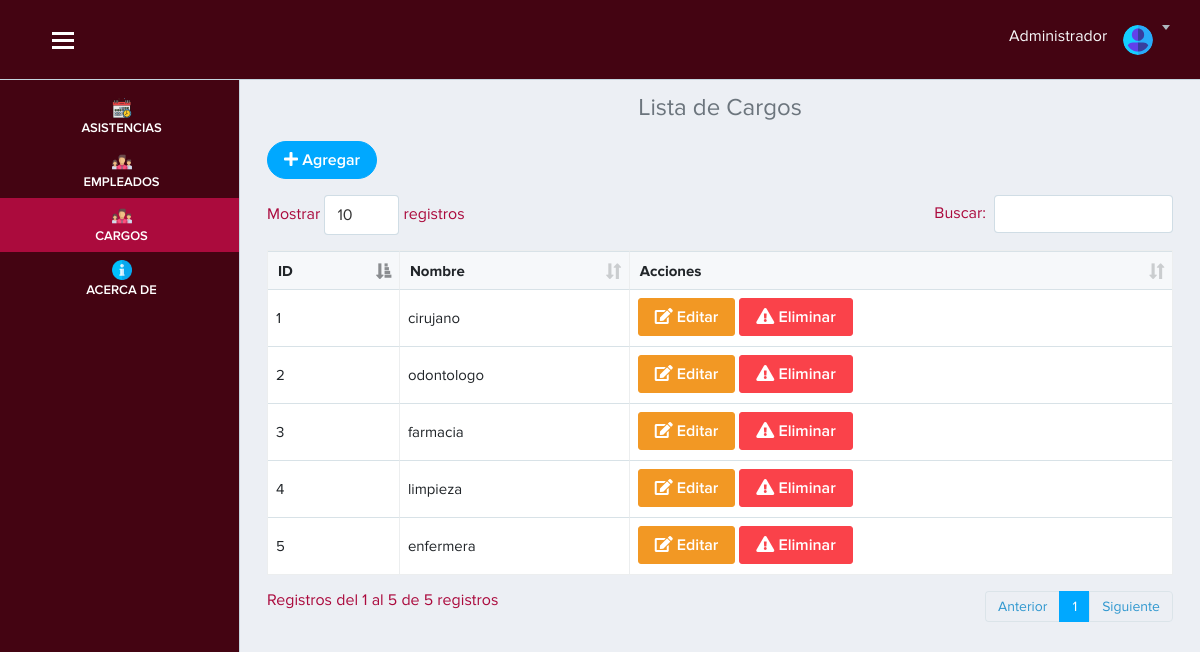
/vista/cargo.php (signed in), run on an earlier commit of the app's database.
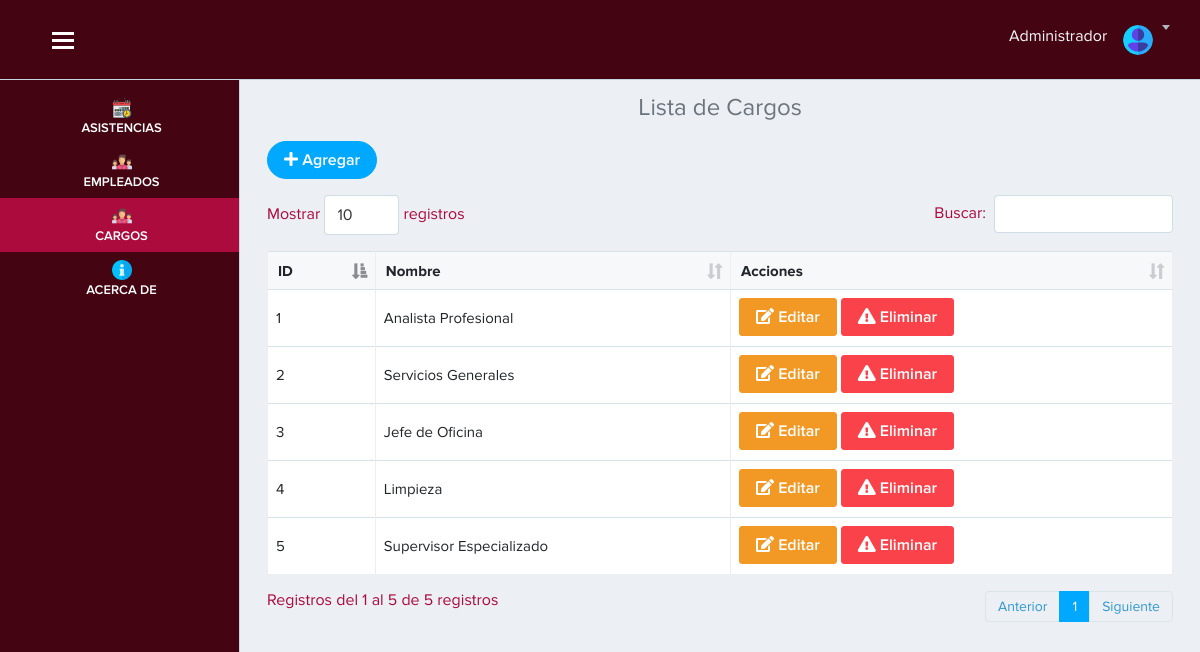
And on a later commit of the database.
### tables this page shows
CREATE TABLE `cargo` (
  `id_cargo` int(11) NOT NULL AUTO_INCREMENT,
  `nombre` varchar(100) DEFAULT NULL,
  PRIMARY KEY (`id_cargo`)
);

### vista/cargo.php (the view, shortened to what this page needs)
<?php require('./layout/topbar.php'); ?>
<?php require('./layout/sidebar.php'); ?>
<div class="page-content">
    <div class="container-fluid">
        <h4 class="text-center text-secondary">Lista de Cargos</h4>
        <?php
        include "../modelo/conexion.php";
        $sql = $conexion->query("SELECT * FROM cargo ORDER BY id_cargo");
        ?>
        <div class="row mb-3">
            <div class="col-12">
                <a href="registro_cargo.php" class="btn btn-primary btn-rounded">
                    <i class="fas fa-plus"></i> Agregar
                </a>
            </div>
        </div>
        <div class="row">
            <div class="col-12">
                <div class="table-responsive">
                    <table class="table table-bordered table-hover w-100" id="example">
                        <thead>
                            <tr>
                                <th scope="col">ID</th>
                                <th scope="col">Nombre</th>
                                <th scope="col">Acciones</th>
                            </tr>
                        </thead>
                        <tbody>
                            <?php while ($datos = $sql->fetch_object()) { ?>
                            <tr>
                                <td><?= $datos-> id_cargo ?></td>
                                <td><?= $datos-> nombre ?></td>
                                <td>
                                    <a href="" data-toggle="modal" data-target="#exampleModal<?= $datos->id_cargo ?>" class="btn btn-warning"><i class="fas fa-edit"></i> Editar</a>
                                    <a href="usuario.php?id=<?= $datos-> id_cargo ?>" onclick="advertencia(event)" class="btn btn-danger"><i class="fas fa-exclamation-triangle"></i> Eliminar</a>
                                </td>
                            </tr>
                            <?php } ?>
                        </tbody>
                    </table>
                </div>
            </div>
        </div>
    </div>
</div>
<?php require('./layout/footer.php'); ?>

### vista/layout/topbar.php (shortened to what this page needs)
<!doctype html>
<html lang="es">
<head>
    <head lang="es">
        <link href="../public/app/publico/css/lib/font-awesome/font-awesome.min.css" rel="stylesheet">
        <link href="../public/bootstrap5/css/bootstrap.min.css" rel="stylesheet">
        <link rel="stylesheet" href="../public/app/publico/css/lib/lobipanel/lobipanel.min.css">
        <link rel="stylesheet" href="../public/app/publico/css/separate/vendor/lobipanel.min.css">
        <link rel="stylesheet" href="../public/app/publico/css/lib/jqueryui/jquery-ui.min.css">
        <link rel="stylesheet" href="../public/app/publico/css/separate/pages/widgets.min.css">
        <link rel="stylesheet" href="../public/fontawesome/css/all.min.css">
        <link rel="stylesheet" href="../public/fontawesome/css/fontawesome.min.css">
        <link rel="stylesheet" href="../public/app/publico/css/lib/datatables-net/datatables.min.css">
        <link rel="stylesheet" href="../public/app/publico/css/separate/vendor/datatables-net.min.css">
        <link href="../public/app/publico/css/lib/bootstrap/bootstrap.min.css" rel="stylesheet">
        <link href="../public/app/publico/css/main.css" rel="stylesheet">
        <link href="../public/app/publico/css/mis_estilos/estilos.css" rel="stylesheet">
        <link rel="stylesheet" type="text/css" href="../public/app/publico/css/lib/jquery-flex-label/jquery.flex.label.css">
        <link href="../public/principal/css/estilos.css" rel="stylesheet">
        <link href="../public/pnotify/css/pnotify.css" rel="stylesheet" />
        <link href="../public/pnotify/css/pnotify.buttons.css" rel="stylesheet" />
        <link href="../public/pnotify/css/custom.min.css" rel="stylesheet" />
    </head>
</head>
<body class="with-side-menu">
    <div id="app">
        <header class="site-header">
            <div class="container-fluid" style="padding-left: 40px;">
                <button id="show-hide-sidebar-toggle" class="show-hide-sidebar">
                    <span>toggle menu</span>
                </button>
                <div class="site-header-content">
                    <div class="site-header-content-in">
                        <div class="site-header-shown">
                            <div class="dropdown dropdown-notification">
                                <h7 class="text-light mt-2">
                                    Administrador
                                </h7>
                            </div>
                            <div class="dropdown user-menu">
                                <button class="dropdown-toggle" id="dd-user-menu" type="button" data-toggle="dropdown" aria-haspopup="true" aria-expanded="false">
                                    <img src="../public/app/publico/img/user.svg" alt="">
                                </button>
                            </div>
                        </div>
                    </div>
                </div>
            </div>
        </header>

### vista/layout/sidebar.php (shortened to what this page needs)
<nav class="side-menu">
            <ul class="side-menu-list p-0">
                <li class="red">
                    <a href="inicio.php" class="activo">
                        <img src="../public/img-inicio/programar.png" class="img-inicio" alt="">
                        <span class="lbl">ASISTENCIAS</span>
                    </a>
                </li>
                 <li class="red">
                    <a href="empleado.php" class="activo">
                        <img src="../public/img-inicio/team.png" class="img-inicio" alt="">
                        <span class="lbl">EMPLEADOS</span>
                    </a>
                </li>
                <li class="red">
                    <a href="cargo.php" class="activo">
                        <img src="../public/img-inicio/team.png" class="img-inicio" alt="">
                        <span class="lbl">CARGOS</span>
                    </a>
                </li>
                <li class="red">
                    <a href="acerca.php" class="activo">
                        <img src="../public/img-inicio/info.png" class="img-inicio" alt="">
                        <span class="lbl">ACERCA DE</span>
                    </a>
                </li>
            </ul>
        </nav>

### vista/layout/footer.php (shortened to what this page needs)
</body>
</html>

### vista/cargo.php (style rules this page uses)
ul li:nth-child(3) .activo { background: rgb(171, 11, 61) !important; }

### vista/layout/topbar.php (style rules this page uses)
.page-content { margin-top: 70px; }

What changed in the data, as far as the page shows it:
changed cargo id 1: nombre "cirujano" → "Analista Profesional"
changed cargo id 2: nombre "odontologo" → "Servicios Generales"
changed cargo id 3: nombre "farmacia" → "Jefe de Oficina"
changed cargo id 4: nombre "limpieza" → "Limpieza"
changed cargo id 5: nombre "enfermera" → "Supervisor Especializado"
